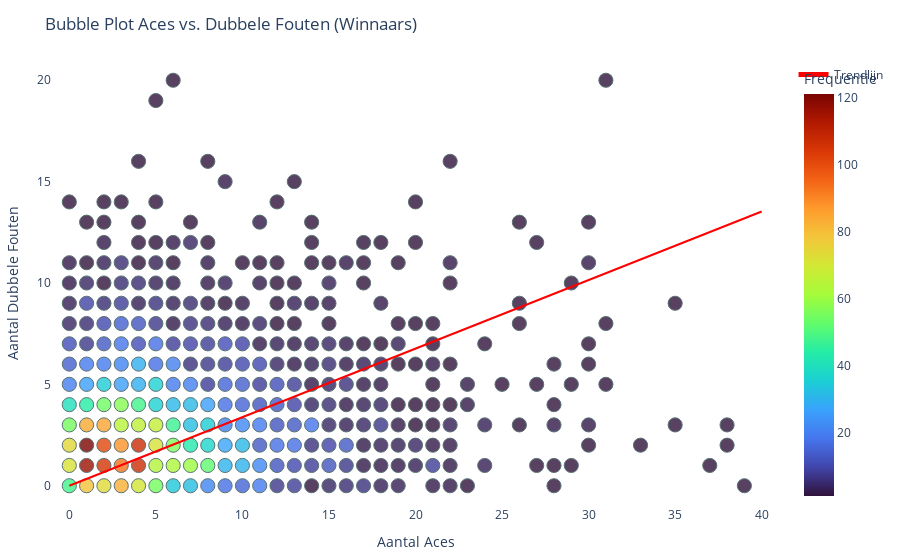
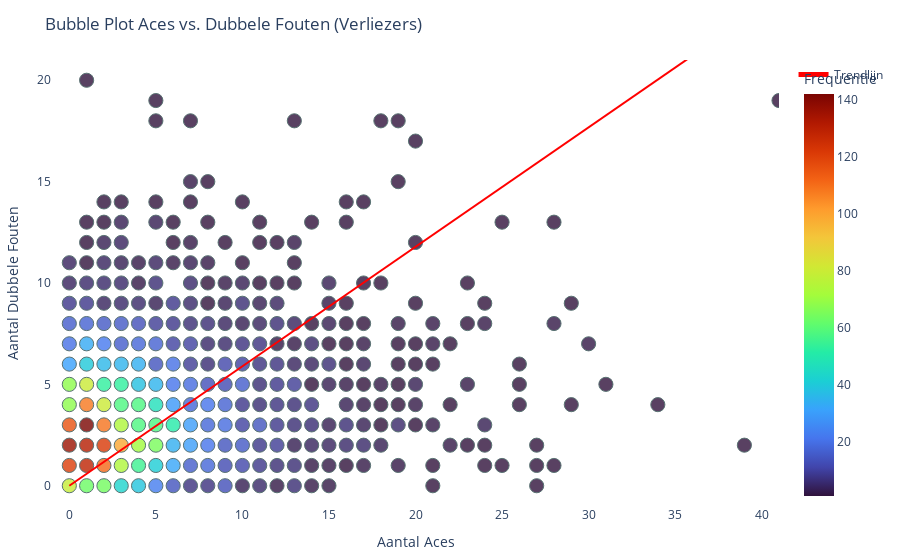

These figures' notebook cell, in order:
### Markdown cell above
Het is belangrijk om te weten welke trainbare facetten bevorderend zijn voor het winnen van een tenniswedstrijd. Dit kan ervoor zorgen dat er op specifieke dingen getraind kan worden om te verbeteren.

argumenten:
1. aces en dubbele fouten
2. breakpunten mentaal aspect

### Code cell
# import pandas as pd
# import plotly.express as px
# import numpy as np
# import plotly.graph_objs as go

# data = pd.read_csv('../combined_cleaned_tennis_data.csv')

# grouped_winnaars = data.groupby(['w_ace', 'w_df']).size().reset_index(name='frequency')
# grouped_verliezers = data.groupby(['l_ace', 'l_df']).size().reset_index(name='frequency')

# # Vaste grootte voor alle bubbels
# fixed_size = 10

# fig_winnaars = px.scatter(grouped_winnaars,
#                           x='w_ace',
#                           y='w_df',
#                           size=np.full(len(grouped_winnaars), fixed_size),
#                           color='frequency',
#                           hover_data={'frequency': True, 'w_ace': True, 'w_df': True},
#                           title='Bubble Plot Aces vs. Dubbele Fouten (Winnaars)',
#                           labels={'w_ace': 'Aantal Aces', 'w_df': 'Aantal Dubbele Fouten', 'frequency': 'Frequentie'},
#                           size_max=fixed_size,
#                           opacity=0.8,
#                           color_continuous_scale='Turbo')

# fig_winnaars.update_traces(marker=dict(line=dict(width=1, color='DarkSlateGrey')))
# fig_winnaars.update_layout(plot_bgcolor='white',
#                            xaxis=dict(title='Aantal Aces', range=[-1, 41]),
#                            yaxis=dict(title='Aantal Dubbele Fouten', range=[-1, 21]),
#                            margin=dict(l=20, r=20, t=60, b=20))

# fig_verliezers = px.scatter(grouped_verliezers,
#                             x='l_ace',
#                             y='l_df',
#                             size=np.full(len(grouped_verliezers), fixed_size),
#                             color='frequency',
#                             hover_data={'frequency': True, 'l_ace': True, 'l_df': True},
#                             title='Bubble Plot Aces vs. Dubbele Fouten (Verliezers)',
#                             labels={'l_ace': 'Aantal Aces', 'l_df': 'Aantal Dubbele Fouten', 'frequency': 'Frequentie'},
#                             size_max=fixed_size,
#                             opacity=0.8,
#                             color_continuous_scale='Turbo')

# fig_verliezers.update_traces(marker=dict(line=dict(width=1, color='DarkSlateGrey')))
# fig_verliezers.update_layout(plot_bgcolor='white',
#                              xaxis=dict(title='Aantal Aces', range=[-1, 41]),
#                              yaxis=dict(title='Aantal Dubbele Fouten', range=[-1, 21]),
#                              margin=dict(l=20, r=20, t=60, b=20))

# fig_winnaars.show()
# fig_verliezers.show()

import pandas as pd
import plotly.express as px
import numpy as np
import plotly.graph_objs as go

data = pd.read_csv('../combined_cleaned_tennis_data.csv')

grouped_winnaars = data.groupby(['w_ace', 'w_df']).size().reset_index(name='frequency')
grouped_verliezers = data.groupby(['l_ace', 'l_df']).size().reset_index(name='frequency')

# Vaste grootte voor alle bubbels
fixed_size = 10

# Filter data voor trendlijn op basis van frequentie groter dan 15
filtered_winnaars = grouped_winnaars[grouped_winnaars['frequency'] > 15]
filtered_verliezers = grouped_verliezers[grouped_verliezers['frequency'] > 15]

# Handmatig berekenen van de trendlijn
def calculate_slope_through_origin(data, x, y):
    # Bereken de termen nodig voor de numerieke methode
    xy = data[x] * data[y]
    xx = data[x] ** 2
    
    # Bereken de helling (b1) waarbij b0 = 0 (trendlijn gaat door de oorsprong)
    b1 = xy.sum() / xx.sum()
    
    return b1

# Bereken de hellingen
b1_win = calculate_slope_through_origin(filtered_winnaars, 'w_ace', 'w_df')
b1_ver = calculate_slope_through_origin(filtered_verliezers, 'l_ace', 'l_df')

# X-waarden voor trendlijn
x_range = np.linspace(0, 40, 100)

# Y-waarden voor trendlijn, beginnend bij de oorsprong
y_winnaars = b1_win * x_range
y_verliezers = b1_ver * x_range

fig_winnaars = px.scatter(grouped_winnaars,
                          x='w_ace',
                          y='w_df',
                          size=np.full(len(grouped_winnaars), fixed_size),
                          color='frequency',
                          hover_data={'frequency': True, 'w_ace': True, 'w_df': True},
                          title='Bubble Plot Aces vs. Dubbele Fouten (Winnaars)',
                          labels={'w_ace': 'Aantal Aces', 'w_df': 'Aantal Dubbele Fouten', 'frequency': 'Frequentie'},
                          size_max=fixed_size,
                          opacity=0.8,
                          color_continuous_scale='Turbo')

# Voeg trendlijn toe
fig_winnaars.add_trace(go.Scatter(x=x_range, y=y_winnaars, mode='lines', name='Trendlijn', line=dict(color='red')))

fig_winnaars.update_traces(marker=dict(line=dict(width=1, color='DarkSlateGrey')))
fig_winnaars.update_layout(plot_bgcolor='white',
                           xaxis=dict(title='Aantal Aces', range=[-1, 41]),
                           yaxis=dict(title='Aantal Dubbele Fouten', range=[-1, 21]),
                           margin=dict(l=20, r=20, t=60, b=20))

fig_verliezers = px.scatter(grouped_verliezers,
                            x='l_ace',
                            y='l_df',
                            size=np.full(len(grouped_verliezers), fixed_size),
                            color='frequency',
                            hover_data={'frequency': True, 'l_ace': True, 'l_df': True},
                            title='Bubble Plot Aces vs. Dubbele Fouten (Verliezers)',
                            labels={'l_ace': 'Aantal Aces', 'l_df': 'Aantal Dubbele Fouten', 'frequency': 'Frequentie'},
                            size_max=fixed_size,
                            opacity=0.8,
                            color_continuous_scale='Turbo')

# Voeg trendlijn toe
fig_verliezers.add_trace(go.Scatter(x=x_range, y=y_verliezers, mode='lines', name='Trendlijn', line=dict(color='red')))

fig_verliezers.update_traces(marker=dict(line=dict(width=1, color='DarkSlateGrey')))
fig_verliezers.update_layout(plot_bgcolor='white',
                             xaxis=dict(title='Aantal Aces', range=[-1, 41]),
                             yaxis=dict(title='Aantal Dubbele Fouten', range=[-1, 21]),
                             margin=dict(l=20, r=20, t=60, b=20))

fig_winnaars.show()
fig_verliezers.show()

### Figure 1 — Plotly figure (JSON) as saved in the notebook; plotly's stock layout.template omitted (floating-point values rounded to 4 significant figures; data arrays with more than 128 entries replaced by an {"elided": "..."} marker saying what was removed)
{"data": [{"customdata": {"elided": "313x1 int values"}, "hovertemplate": "Aantal Aces=%{x}<br>Aantal Dubbele Fouten=%{y}<br>size=%{marker.size}<br>Frequentie=%{marker.color}<extra></extra>", "legendgroup": "", "marker": {"color": {"elided": "313 int values"}, "coloraxis": "coloraxis", "line": {"color": "DarkSlateGrey", "width": 1}, "opacity": 0.8, "size": {"elided": "313 int values"}, "sizemode": "area", "sizeref": 0.1, "symbol": "circle"}, "mode": "markers", "name": "", "orientation": "v", "showlegend": false, "type": "scatter", "x": {"elided": "313 int values"}, "xaxis": "x", "y": {"elided": "313 int values"}, "yaxis": "y"}, {"line": {"color": "red"}, "marker": {"line": {"color": "DarkSlateGrey", "width": 1}}, "mode": "lines", "name": "Trendlijn", "type": "scatter", "x": [0, 0.404, 0.8081, 1.212, 1.616, 2.02, 2.424, 2.828, 3.232, 3.636, 4.04, 4.444, 4.848, 5.253, 5.657, 6.061, 6.465, 6.869, 7.273, 7.677, 8.081, 8.485, 8.889, 9.293, 9.697, 10.1, 10.51, 10.91, 11.31, 11.72, 12.12, 12.53, 12.93, 13.33, 13.74, 14.14, 14.55, 14.95, 15.35, 15.76, 16.16, 16.57, 16.97, 17.37, 17.78, 18.18, 18.59, 18.99, 19.39, 19.8, 20.2, 20.61, 21.01, 21.41, 21.82, 22.22, 22.63, 23.03, 23.43, 23.84, 24.24, 24.65, 25.05, 25.45, 25.86, 26.26, 26.67, 27.07, 27.47, 27.88, 28.28, 28.69, 29.09, 29.49, 29.9, 30.3, 30.71, 31.11, 31.52, 31.92, 32.32, 32.73, 33.13, 33.54, 33.94, 34.34, 34.75, 35.15, 35.56, 35.96, 36.36, 36.77, 37.17, 37.58, 37.98, 38.38, 38.79, 39.19, 39.6, 40], "y": [0, 0.1367, 0.2733, 0.41, 0.5466, 0.6833, 0.8199, 0.9566, 1.093, 1.23, 1.367, 1.503, 1.64, 1.777, 1.913, 2.05, 2.187, 2.323, 2.46, 2.596, 2.733, 2.87, 3.006, 3.143, 3.28, 3.416, 3.553, 3.69, 3.826, 3.963, 4.1, 4.236, 4.373, 4.51, 4.646, 4.783, 4.92, 5.056, 5.193, 5.33, 5.466, 5.603, 5.74, 5.876, 6.013, 6.15, 6.286, 6.423, 6.56, 6.696, 6.833, 6.969, 7.106, 7.243, 7.379, 7.516, 7.653, 7.789, 7.926, 8.063, 8.199, 8.336, 8.473, 8.609, 8.746, 8.883, 9.019, 9.156, 9.293, 9.429, 9.566, 9.703, 9.839, 9.976, 10.11, 10.25, 10.39, 10.52, 10.66, 10.8, 10.93, 11.07, 11.21, 11.34, 11.48, 11.62, 11.75, 11.89, 12.03, 12.16, 12.3, 12.44, 12.57, 12.71, 12.85, 12.98, 13.12, 13.26, 13.39, 13.53]}], "layout": {"coloraxis": {"colorbar": {"title": {"text": "Frequentie"}}, "colorscale": [[0, "#30123b"], [0.07143, "#4145ab"], [0.1429, "#4675ed"], [0.2143, "#39a2fc"], [0.2857, "#1bcfd4"], [0.3571, "#24eca6"], [0.4286, "#61fc6c"], [0.5, "#a4fc3b"], [0.5714, "#d1e834"], [0.6429, "#f3c63a"], [0.7143, "#fe9b2d"], [0.7857, "#f36315"], [0.8571, "#d93806"], [0.9286, "#b11901"], [1, "#7a0402"]]}, "legend": {"itemsizing": "constant", "tracegroupgap": 0}, "margin": {"b": 20, "l": 20, "r": 20, "t": 60}, "plot_bgcolor": "white", "title": {"text": "Bubble Plot Aces vs. Dubbele Fouten (Winnaars)"}, "xaxis": {"anchor": "y", "domain": [0, 1], "range": [-1, 41], "title": {"text": "Aantal Aces"}}, "yaxis": {"anchor": "x", "domain": [0, 1], "range": [-1, 21], "title": {"text": "Aantal Dubbele Fouten"}}}}

### Figure 2 — Plotly figure (JSON) as saved in the notebook; plotly's stock layout.template omitted (floating-point values rounded to 4 significant figures; data arrays with more than 128 entries replaced by an {"elided": "..."} marker saying what was removed)
{"data": [{"customdata": {"elided": "293x1 int values"}, "hovertemplate": "Aantal Aces=%{x}<br>Aantal Dubbele Fouten=%{y}<br>size=%{marker.size}<br>Frequentie=%{marker.color}<extra></extra>", "legendgroup": "", "marker": {"color": {"elided": "293 int values"}, "coloraxis": "coloraxis", "line": {"color": "DarkSlateGrey", "width": 1}, "opacity": 0.8, "size": {"elided": "293 int values"}, "sizemode": "area", "sizeref": 0.1, "symbol": "circle"}, "mode": "markers", "name": "", "orientation": "v", "showlegend": false, "type": "scatter", "x": {"elided": "293 int values"}, "xaxis": "x", "y": {"elided": "293 int values"}, "yaxis": "y"}, {"line": {"color": "red"}, "marker": {"line": {"color": "DarkSlateGrey", "width": 1}}, "mode": "lines", "name": "Trendlijn", "type": "scatter", "x": [0, 0.404, 0.8081, 1.212, 1.616, 2.02, 2.424, 2.828, 3.232, 3.636, 4.04, 4.444, 4.848, 5.253, 5.657, 6.061, 6.465, 6.869, 7.273, 7.677, 8.081, 8.485, 8.889, 9.293, 9.697, 10.1, 10.51, 10.91, 11.31, 11.72, 12.12, 12.53, 12.93, 13.33, 13.74, 14.14, 14.55, 14.95, 15.35, 15.76, 16.16, 16.57, 16.97, 17.37, 17.78, 18.18, 18.59, 18.99, 19.39, 19.8, 20.2, 20.61, 21.01, 21.41, 21.82, 22.22, 22.63, 23.03, 23.43, 23.84, 24.24, 24.65, 25.05, 25.45, 25.86, 26.26, 26.67, 27.07, 27.47, 27.88, 28.28, 28.69, 29.09, 29.49, 29.9, 30.3, 30.71, 31.11, 31.52, 31.92, 32.32, 32.73, 33.13, 33.54, 33.94, 34.34, 34.75, 35.15, 35.56, 35.96, 36.36, 36.77, 37.17, 37.58, 37.98, 38.38, 38.79, 39.19, 39.6, 40], "y": [0, 0.2381, 0.4762, 0.7142, 0.9523, 1.19, 1.428, 1.667, 1.905, 2.143, 2.381, 2.619, 2.857, 3.095, 3.333, 3.571, 3.809, 4.047, 4.285, 4.524, 4.762, 5.0, 5.238, 5.476, 5.714, 5.952, 6.19, 6.428, 6.666, 6.904, 7.142, 7.38, 7.619, 7.857, 8.095, 8.333, 8.571, 8.809, 9.047, 9.285, 9.523, 9.761, 9.999, 10.24, 10.48, 10.71, 10.95, 11.19, 11.43, 11.67, 11.9, 12.14, 12.38, 12.62, 12.86, 13.09, 13.33, 13.57, 13.81, 14.05, 14.28, 14.52, 14.76, 15.0, 15.24, 15.48, 15.71, 15.95, 16.19, 16.43, 16.67, 16.9, 17.14, 17.38, 17.62, 17.86, 18.09, 18.33, 18.57, 18.81, 19.05, 19.28, 19.52, 19.76, 20.0, 20.24, 20.47, 20.71, 20.95, 21.19, 21.43, 21.67, 21.9, 22.14, 22.38, 22.62, 22.86, 23.09, 23.33, 23.57]}], "layout": {"coloraxis": {"colorbar": {"title": {"text": "Frequentie"}}, "colorscale": [[0, "#30123b"], [0.07143, "#4145ab"], [0.1429, "#4675ed"], [0.2143, "#39a2fc"], [0.2857, "#1bcfd4"], [0.3571, "#24eca6"], [0.4286, "#61fc6c"], [0.5, "#a4fc3b"], [0.5714, "#d1e834"], [0.6429, "#f3c63a"], [0.7143, "#fe9b2d"], [0.7857, "#f36315"], [0.8571, "#d93806"], [0.9286, "#b11901"], [1, "#7a0402"]]}, "legend": {"itemsizing": "constant", "tracegroupgap": 0}, "margin": {"b": 20, "l": 20, "r": 20, "t": 60}, "plot_bgcolor": "white", "title": {"text": "Bubble Plot Aces vs. Dubbele Fouten (Verliezers)"}, "xaxis": {"anchor": "y", "domain": [0, 1], "range": [-1, 41], "title": {"text": "Aantal Aces"}}, "yaxis": {"anchor": "x", "domain": [0, 1], "range": [-1, 21], "title": {"text": "Aantal Dubbele Fouten"}}}}
